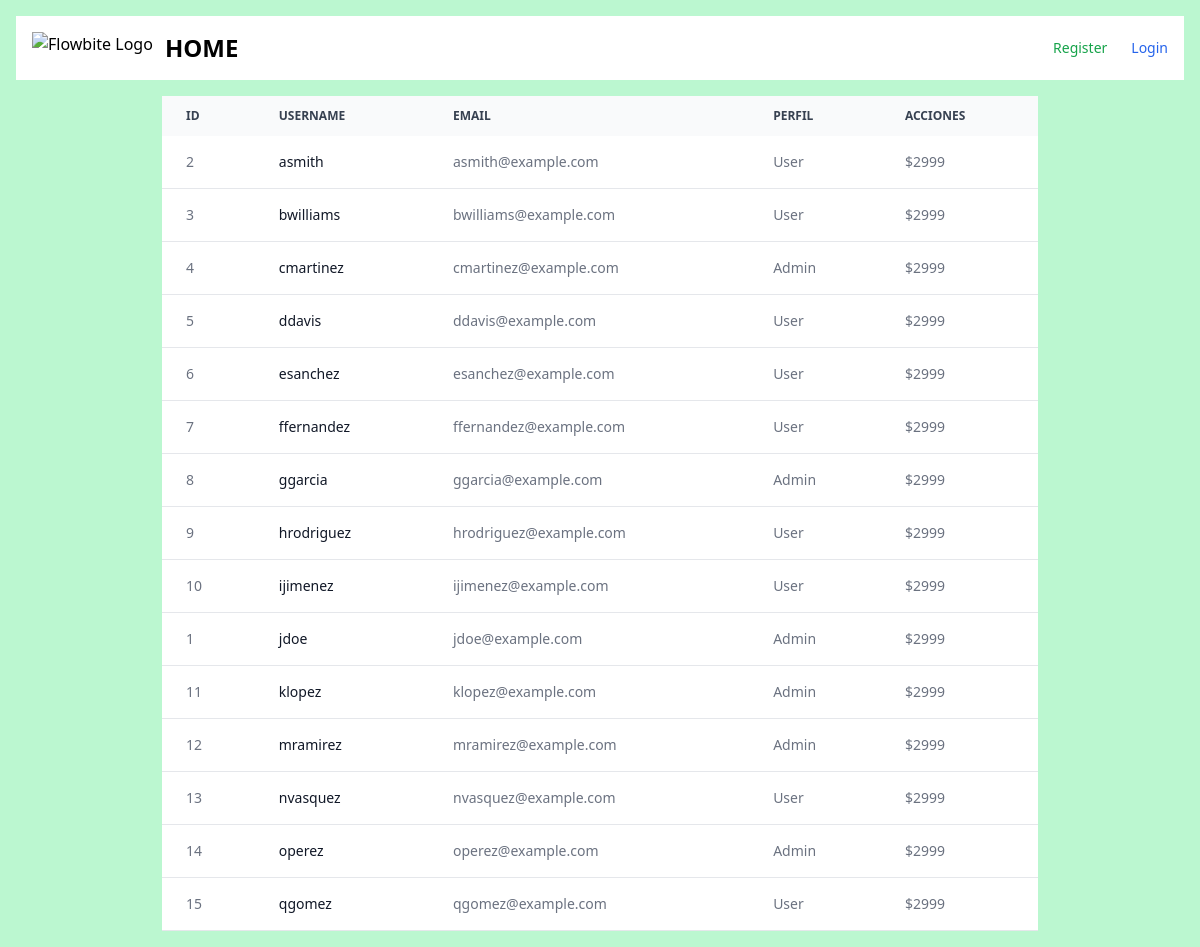
Page /public/home.php on the committed database.
### tables this page shows
create table users(
    id int auto_increment primary key,
    username varchar(80) unique not null,
    email varchar(100) unique not null,
    pass varchar(250) not null,
    perfil enum("Admin", "User") default "User"
);

### public/home.php (the view, shortened to what this page needs)
<?php
require __DIR__ . "/../utilidades/Conexion.php";
$q = "select * from users order by email";
$usuarios = mysqli_query($llave, $q);
?>
<!DOCTYPE html>
<html lang="en">
<head>
    <script src="https://cdn.tailwindcss.com"></script>
    <link rel="stylesheet" href="https://cdnjs.cloudflare.com/ajax/libs/font-awesome/6.6.0/css/all.min.css" />
</head>
<body class="bg-green-200 p-4">
    <nav class="bg-white border-gray-200 dark:bg-gray-900">
        <div class="flex flex-wrap justify-between items-center mx-auto max-w-screen-xl p-4">
            <a href="https://flowbite.com" class="flex items-center space-x-3 rtl:space-x-reverse">
                <img src="https://flowbite.com/docs/images/logo.svg" class="h-8" alt="Flowbite Logo" />
                <span class="self-center text-2xl font-semibold whitespace-nowrap dark:text-white">HOME</span>
            </a>
            <div class="flex items-center space-x-6 rtl:space-x-reverse">
                <?php
                if (!isset($_SESSION['login'])) {
                    echo <<<TXT
                    <a href="register.php" class="text-sm  text-green-600 dark:text-green-500 hover:underline">Register</a>
                    <a href="login.php" class="text-sm  text-blue-600 dark:text-blue-500 hover:underline">Login</a>
                    TXT;
                } else {
                    echo <<<TXT
                    <p class="px-4 py-1 rounded-xl bg-gray-200 border-2 border-black">{$_SESSION['login'][1]}&nbsp;&lt;{$_SESSION['login'][2]}&gt;</p>
                    <a href="cerrarSesion.php" class="text-sm  text-red-600 dark:text-red-500 hover:underline">Cerrar Sesión</a>
                    TXT;
                }
                ?>
            </div>
        </div>
    </nav>
    <div class="mt-4 w-3/4 mx-auto">
        <table class="w-full text-sm text-left rtl:text-right text-gray-500 dark:text-gray-400">
            <thead class="text-xs text-gray-700 uppercase bg-gray-50 dark:bg-gray-700 dark:text-gray-400">
                <tr>
                    <th scope="col" class="px-6 py-3">
                        ID
                    </th>
                    <th scope="col" class="px-6 py-3">
                        USERNAME
                    </th>
                    <th scope="col" class="px-6 py-3">
                        EMAIL
                    </th>
                    <th scope="col" class="px-6 py-3">
                        PERFIL
                    </th>
                    <th scope="col" class="px-6 py-3">
                        ACCIONES
                    </th>
                </tr>
            </thead>
            <tbody>
                <?php
                foreach($usuarios as $item){
                echo <<<TXT
                <tr class="bg-white border-b dark:bg-gray-800 dark:border-gray-700">
                    <td class="px-6 py-4">
                    {$item['id']}
                    </td>
                    <th scope="row" class="px-6 py-4 font-medium text-gray-900 whitespace-nowrap dark:text-white">
                        {$item['username']}
                    </th>
                    <td class="px-6 py-4">
                        {$item['email']}
                    </td>
                    <td class="px-6 py-4">
                        {$item['perfil']}
                    </td>
                    <td class="px-6 py-4">
                        $2999
                    </td>
                </tr>
                TXT;
                }
                ?>
            </tbody>
        </table>
    </div>
</body>
</html>

### rows in the picture
users: id "2", username "asmith", email "asmith@example.com", perfil "User"
users: id "3", username "bwilliams", email "bwilliams@example.com", perfil "User"
users: id "4", username "cmartinez", email "cmartinez@example.com", perfil "Admin"
users: id "5", username "ddavis", email "ddavis@example.com", perfil "User"
users: id "6", username "esanchez", email "esanchez@example.com", perfil "User"
users: id "7", username "ffernandez", email "ffernandez@example.com", perfil "User"
users: id "8", username "ggarcia", email "ggarcia@example.com", perfil "Admin"
users: id "9", username "hrodriguez", email "hrodriguez@example.com", perfil "User"
users: id "10", username "ijimenez", email "ijimenez@example.com", perfil "User"
users: id "1", username "jdoe", email "jdoe@example.com", perfil "Admin"
users: id "11", username "klopez", email "klopez@example.com", perfil "Admin"
users: id "12", username "mramirez", email "mramirez@example.com", perfil "Admin"
users: id "13", username "nvasquez", email "nvasquez@example.com", perfil "User"
users: id "14", username "operez", email "operez@example.com", perfil "Admin"
users: id "15", username "qgomez", email "qgomez@example.com", perfil "User"
